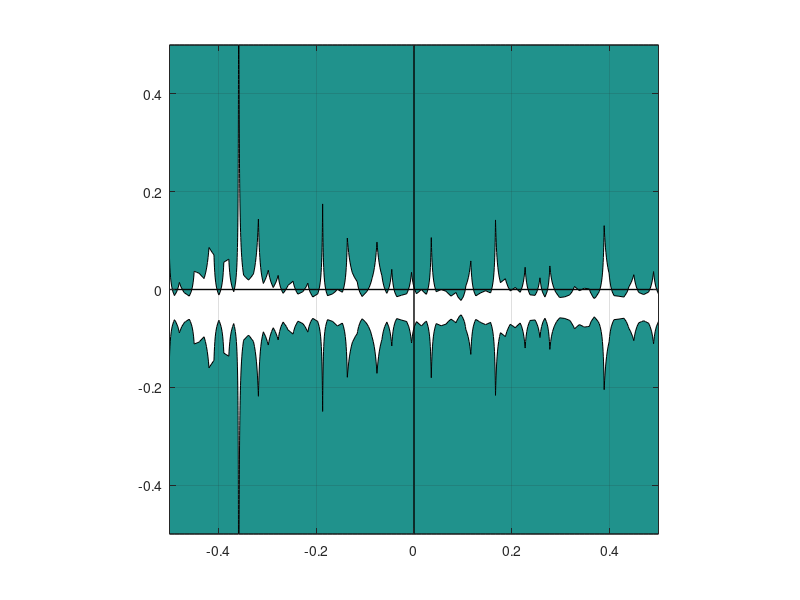

Source code (MATLAB):
%% Answering task 5
% Plotting stability domain [-a, a, -b, b]
% Heavily influenced by problem set 4
%% Arranging constant
clear all;
%syms z
a = 0.5; b = 0.5;
[x, y] = meshgrid(linspace(-a, a), linspace(-b, b));
z = x + i*y;

%% Stability function solving
%[gamma, R1, R1Hat] = task_2_to_4();
%R1Substituted = subs(R1, z, zDefinition);
%R1Double = double(R1Substituted);
%R1Real = real(R1Substituted);
%R1Plot = abs(R1Substituted);
%R1HatReal = abs(subs(R1Hat, z, zDefinition));
%% Explicit stability functions
R1Piggy = (- (42748480185501301681749991164533*z^3)/2923003274661805836407369665432566039311865085952 + (231375910929103659658712603652903*z^2)/162259276829213363391578010288128 + (16623663410109777*z)/9007199254740992 - 6)/(6*((7851873215395081*z)/18014398509481984 - 1)^3);
R1 = abs(R1Piggy)
%% Making plot
%contourf(x, y, R1Real, [1 1], 'k')
figure
contourf(x, y, R1, [1 1], 'k')
axis equal, axis([-a a -b b]), grid on
hold on
plot([-a, a], [0, 0], 'k', 'LineWidth', 1);
plot([0, 0], [-a, a], 'k', 'LineWidth', 1);
hold off



